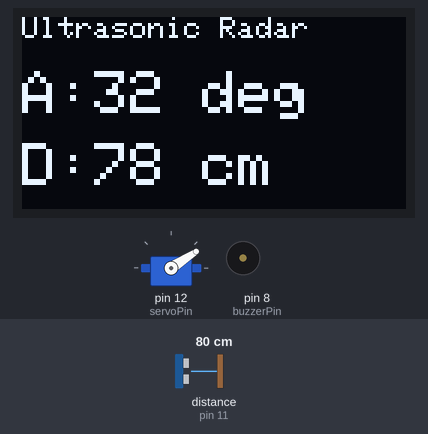
A sketch run on a simulated Arduino Uno, built with avr-gcc and run on an emulated ATmega328P. Shown: servo, 128×64 one-colour display, buzzer (waves = sounding). Wiring (inferred from the names in the program): ultrasonic range finder: trigger pin 10; echo pin 11. The test bench sets the inputs (shaded band); at power-on: distance to the obstacle (sensor on pin 11) 80 cm. The echo pulse lasts 58.3 µs per cm; what the sketch prints to the serial monitor is not drawn.

Above: at 2.29 s.
2.3 s: distance to the obstacle (sensor on pin 11) set to 2 cm
At 2.49 s:
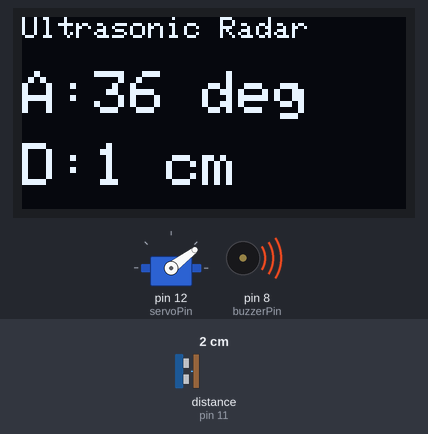
4.0 s: distance to the obstacle (sensor on pin 11) set to 39 cm
At 4.13 s:
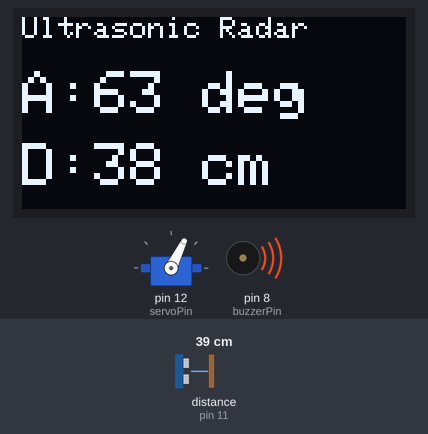
6.8 s: distance to the obstacle (sensor on pin 11) set to 44 cm
At 8.49 s:
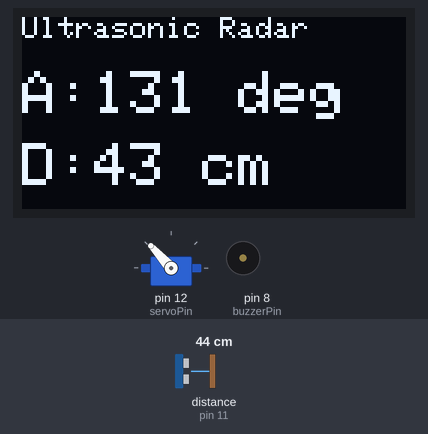
8.5 s: distance to the obstacle (sensor on pin 11) set to 4 cm
At 8.68 s:
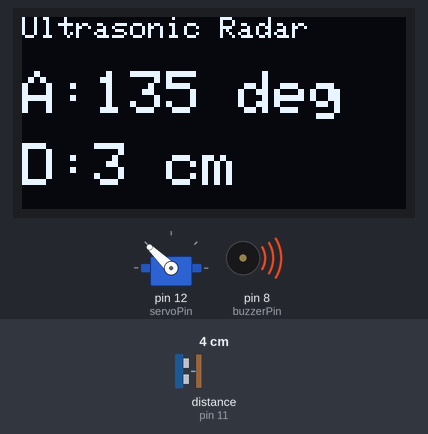
10.2 s: distance to the obstacle (sensor on pin 11) set to 60 cm
At 10.27 s:
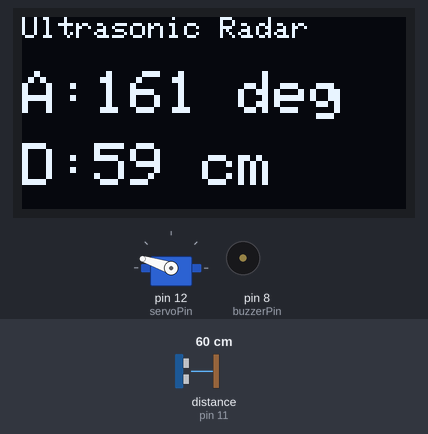
17.7 s: distance to the obstacle (sensor on pin 11) set to 9 cm
At 21.59 s:
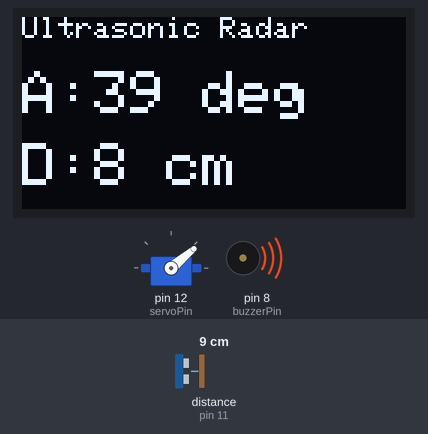
Timing chart, 0 to 21.7 s (numbered marks = the images above; inputs shaded):
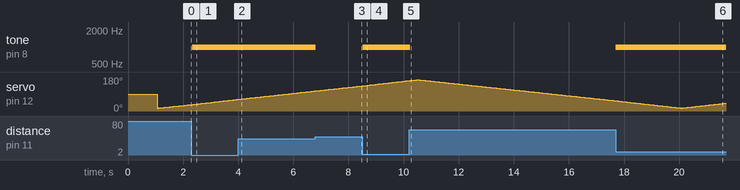

Measured:
- the behaviour switches between 41 and 42 cm on distance to the obstacle (sensor on pin 11) (found by bisection; images 2 and 3)
- after the input at 2.3 s, tone on pin 8 (buzzerPin): silent → 1000 Hz at once
- after the input at 6.8 s, tone on pin 8 (buzzerPin): 1000 Hz → silent at once
- after the input at 8.5 s, tone on pin 8 (buzzerPin): silent → 1000 Hz at once
- after the input at 10.2 s, tone on pin 8 (buzzerPin): 1000 Hz → silent at once
- after the input at 17.7 s, tone on pin 8 (buzzerPin): silent → 1000 Hz at once
- by itself, servo on pin 12 (servoPin): rises from 160° to 165° in 0.26 s, then falls to 54° in 7.2 s

The sketch:

Ultrasonic_Radar.ino
```cpp
#include <Servo.h>
#include <Wire.h>
#include <Adafruit_GFX.h>
#include <Adafruit_SSD1306.h>

const int trigPin = 10;
const int echoPin = 11;
const int buzzerPin = 8;
const int servoPin = 12;

const int obstacleDistance = 40; // cm

#define SCREEN_WIDTH 128
#define SCREEN_HEIGHT 64
#define OLED_RESET -1
#define OLED_ADDRESS 0x3C

Adafruit_SSD1306 display(SCREEN_WIDTH, SCREEN_HEIGHT, &Wire, OLED_RESET);

long duration;
int distance;

Servo myServo;

void setup() {
  pinMode(trigPin, OUTPUT);
  pinMode(echoPin, INPUT);
  pinMode(buzzerPin, OUTPUT);

  Serial.begin(9600);
  myServo.attach(servoPin);

  if (!display.begin(SSD1306_SWITCHCAPVCC, OLED_ADDRESS)) {
    while (true); // stop if OLED is not found
  }

  display.clearDisplay();
  display.setTextColor(SSD1306_WHITE);
  display.setTextSize(1);
  display.setCursor(0, 0);
  display.println("Radar Starting...");
  display.display();
  delay(1000);
}

void loop() {
  for (int i = 15; i <= 165; i++) {
    scanAndDisplay(i);
  }

  for (int i = 165; i > 15; i--) {
    scanAndDisplay(i);
  }
}

void scanAndDisplay(int angle) {
  myServo.write(angle);
  delay(30);

  distance = calculateDistance();

  checkBuzzer(distance);
  showOnOLED(angle, distance);

  Serial.print(angle);
  Serial.print(",");
  Serial.print(distance);
  Serial.print(".");
}

int calculateDistance() {
  digitalWrite(trigPin, LOW);
  delayMicroseconds(2);

  digitalWrite(trigPin, HIGH);
  delayMicroseconds(10);
  digitalWrite(trigPin, LOW);

  duration = pulseIn(echoPin, HIGH, 30000);

  if (duration == 0) {
    return 999;
  }

  distance = duration * 0.034 / 2;
  return distance;
}

void checkBuzzer(int distance) {
  if (distance > 0 && distance <= obstacleDistance) {
    tone(buzzerPin, 1000);
  } else {
    noTone(buzzerPin);
  }
}

void showOnOLED(int angle, int distance) {
  display.clearDisplay();

  display.setTextSize(1);
  display.setCursor(0, 0);
  display.println("Ultrasonic Radar");

  display.setTextSize(2);
  display.setCursor(0, 18);
  display.print("A:");
  display.print(angle);
  display.println(" deg");

  display.setCursor(0, 42);
  display.print("D:");

  if (distance >= 999) {
    display.print("---");
  } else {
    display.print(distance);
  }

  display.println(" cm");

  display.display();
}
```
